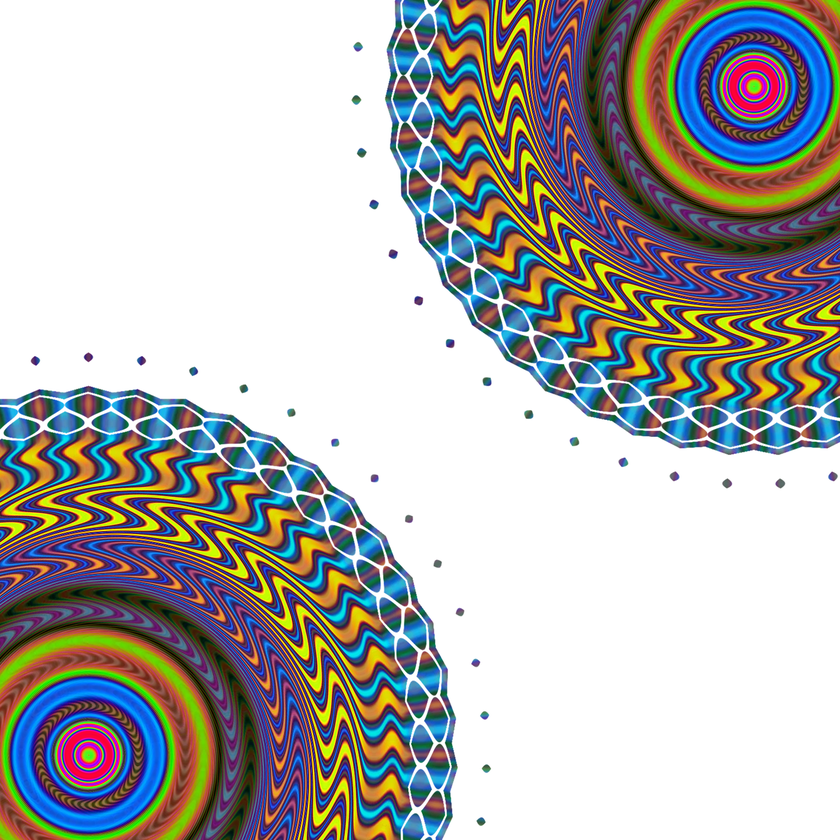
#> input picture CTF-2024/herotctfv6/secret.png, 840 x 840 px, shrunk from 1500 x 1500 before the run
$ python lsb.py
#> lines starting #> are read from the running program, lines starting #| are printed output that depends on the picture
# Imports PIL module
from PIL import Image
import numpy as np

# open method used to open different extension image file
image = Image.open(r"secret.png")
#> image is the input picture: PIL image 840x840 RGBA; mean R, G, B, A 178.3, 178.5, 176.9, 255

image = image.convert("RGB")
#> image: PIL image 840x840 RGB

# Split image to channels
r, g, b = image.split()
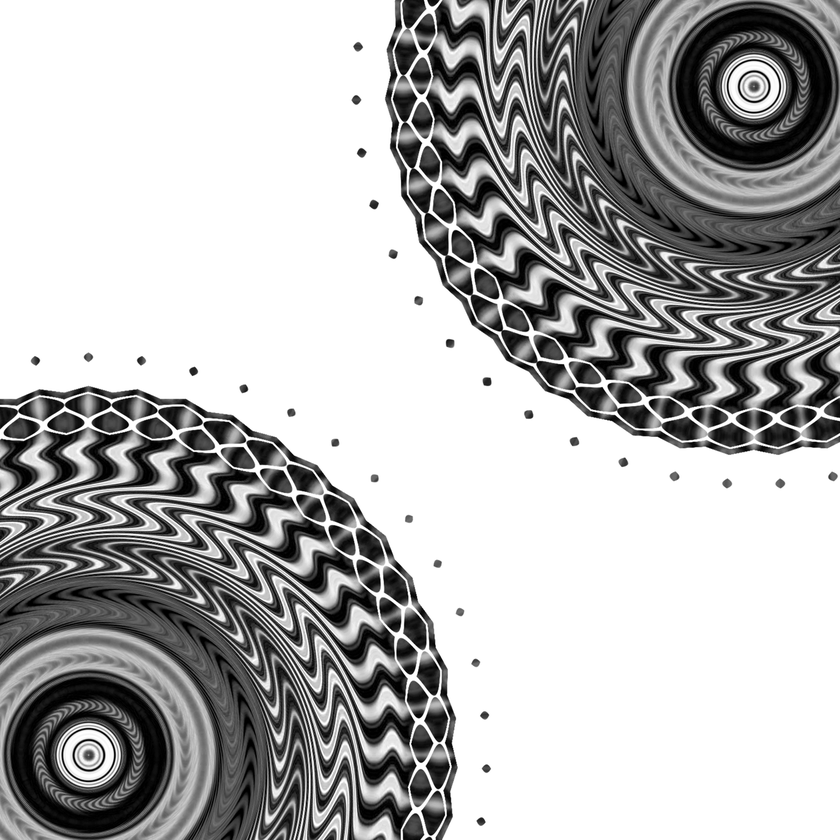
#> r: PIL image 840x840 L; min 0, max 255, mean 178.3
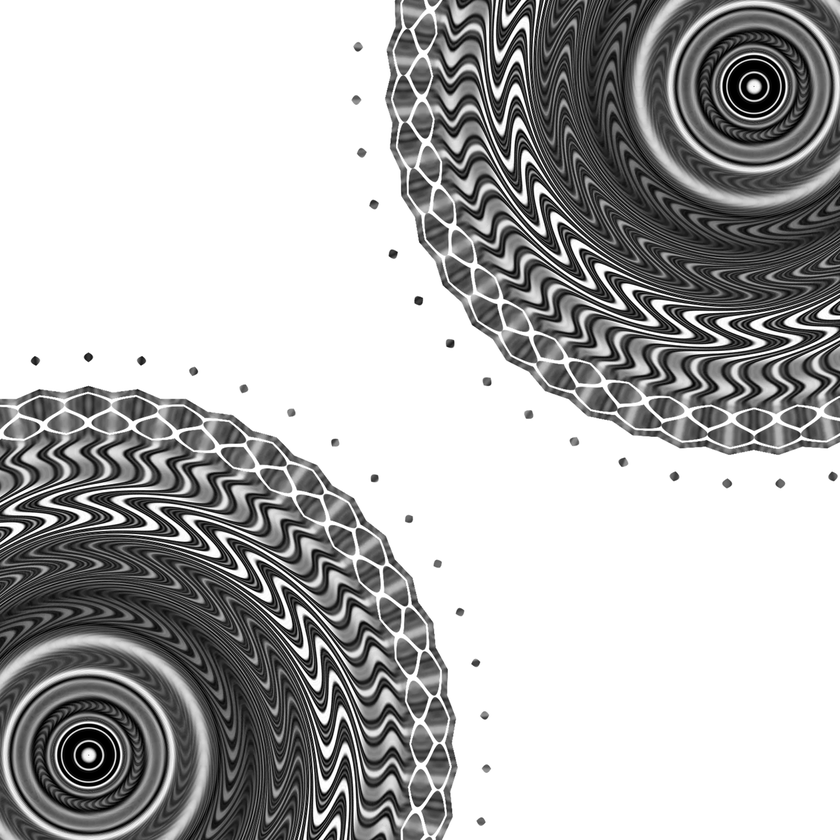
#> g: PIL image 840x840 L; min 0, max 255, mean 178.5
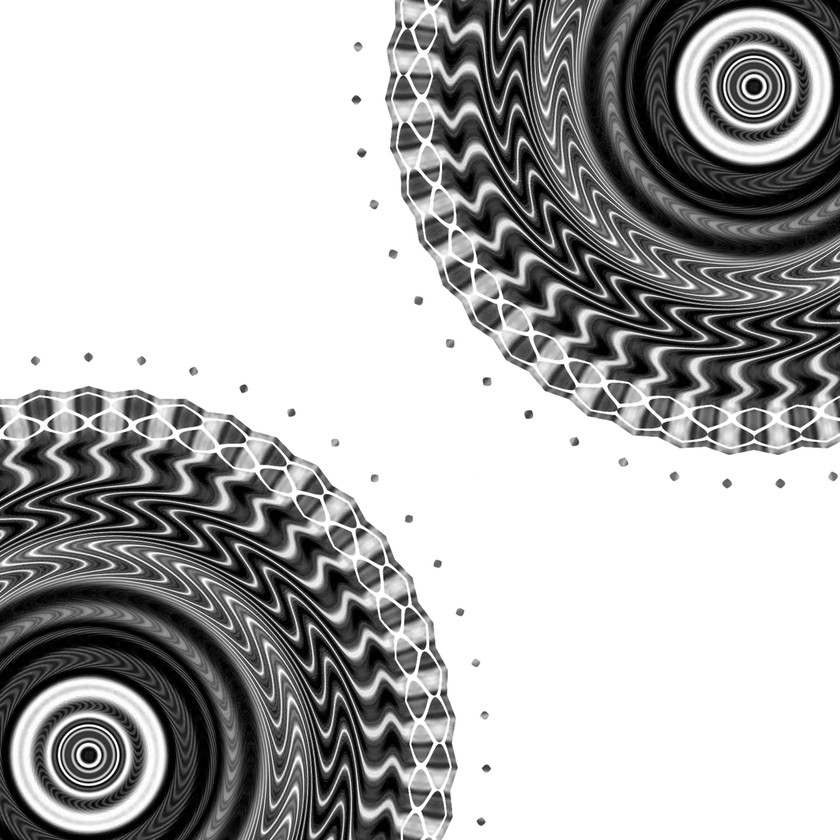
#> b: PIL image 840x840 L; min 0, max 255, mean 176.9

lol = np.array(b)

print(lol)
#> (printed output is left out)
print(lol.shape)
#| (840, 840)

bits = ""
for x in range(lol.shape[0]):
    bits += str(lol[x][x] & 1)
#> this loop made 840 passes
#> bits on passes 1 to 3: '0', '00', '000'

# Convert bits to string
chars = []
for i in range(0, len(bits), 8):
    byte = bits[i:i+8]
    chars.append(chr(int(byte, 2)))
#> this loop made 105 passes
#> (i, byte) on passes 2 to 13: (8, '01100010'), (16, '11110001'), (24, '01011110'), (32, '10111101'), (40, '01001110'), (48, '00110011'), (56, '10011001'), (64, '01001001'), (72, '00100101'), (80, '01000010'), (88, '11000101'), (96, '00010110')
#> byte on pass 1: '00011111'
#> after the loop, chars = 105 items

decoded_string = ''.join(chars)
print(decoded_string)
#| bñ^½N3I%BÅ¸|ãñ¤Oº_N§Zµ6¹Lêñ>¯g7n'Ú¥lúù¨W·É%Ú­BÛLâý½Z7YÏå­6ð-êýH:Yj¥÷ÿÿÿÿÿÿÿÿÿÿÿÿÿÿÿÿÿÿÿÿÿÿÿÿ
